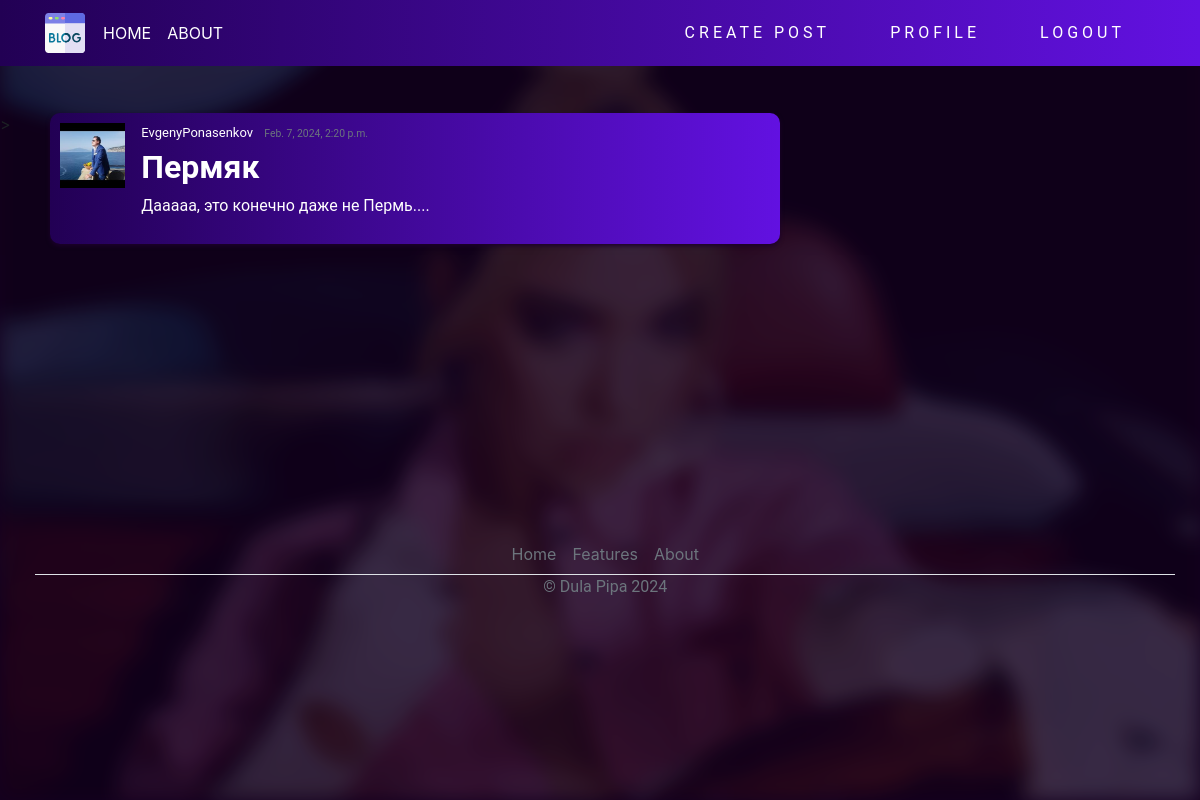
The page /post/31/ (signed in) on the database its author committed.
### blog/models.py (models this page shows, shortened)
class Post(models.Model):
    title = models.CharField(max_length=30)
    content = models.TextField(max_length=1000)
    date_posted = models.DateTimeField(default=timezone.now)
    author = models.ForeignKey(User, on_delete=models.CASCADE)

### users/models.py (models this page shows, shortened)
class Profile(models.Model):
    user = models.OneToOneField(User, on_delete=models.CASCADE)
    image = models.ImageField(default='default.jpg', upload_to='profile_pics')

### blog/views.py (the view)
# urls.py: path('post/<int:pk>/', PostDetailView.as_view(), name="blog-detail"),
class PostDetailView(LoginRequiredMixin, DetailView):
    model = Post

### blog/templates/blog/post_detail.html (shortened to what this page needs)
{% extends 'blog/base.html' %}
{% block content %}
        <article class="media content-section">
            <img class="rounded-cirlce article-img" src="{{ object.author.profile.image.url }}" alt="">
            <div class="media-body">
              <div class="article-metadata">
                <a class="mr-2" href="#">{{ object.author }}</a>
                <small class="text-muted">{{ object.date_posted }}</small> <br>
              </div>
              <h2><a class="article-title" href="#">{{ object.title }}</a></h2>
              <p class="article-content">{{ object.content }}</p>
            </div>
            <br>
          </article>
{% endblock content %}

### blog/static/blog/main.css (style rules this page uses)
body { background: #160023; margin-top: 7rem; padding: 0; background-size: cover; display: flex; }
html { scroll-behavior: smooth; }
h2, h3, h4, h6, p { color: #ffffff; font-family: 'Roboto', sans-serif; }
.content-section { background: linear-gradient(270deg, rgb(98, 17, 225) 0%, rgb(34, 0, 84) 100%); padding: 10px 10px; border-radius: 10px; margin-bottom: 20px; box-shadow: 0 2px 4px rgba(28, 0, 45, 0.99); }
.article-title { color: #ffffff; font-weight: bold; text-decoration: none; }
.article-content { white-space: pre-line; }
.article-img { width: 65px; height: 65px; object-fit: cover; margin-right: 16px; }
.article-metadata { font-family: 'Roboto', sans-serif; padding-bottom: 1px; margin-bottom: 4px; font-size: 13px; }
a { color: white; text-decoration: none; }

### rows shown on the page
Post: author.profile.image (placeholder picture), author "EvgenyPonasenkov", date_posted "Feb. 7, 2024, 2:20 p.m.", title "Пермяк", content "Дааааа, это конечно даже не Пермь...."
